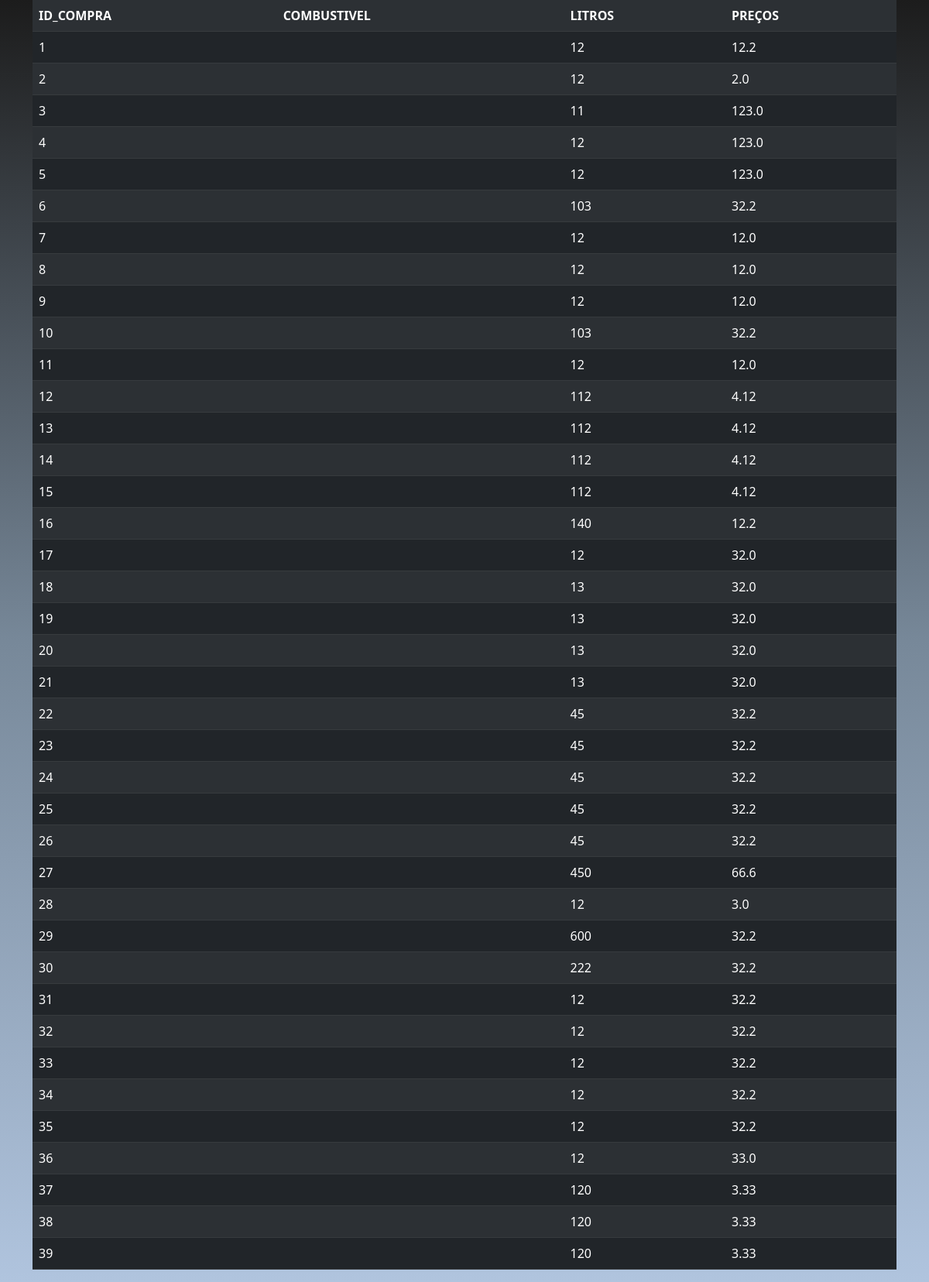
The page /posto/ on the database its author committed.
### app_post_gasolina/models.py (models this page shows)
class Tabela(models.Model):
    id_venda = models.AutoField(primary_key=True)
    gasolina = models.TextField(max_length=255)
    litros = models.IntegerField()
    preco = models.FloatField()

### app_post_gasolina/views.py (the view)
# urls.py: path('posto/',views.posto,name='combustivel')
def posto(request):
    if request.method == 'POST':
        nova_venda = Tabela()
        nova_venda.gasolina = request.POST.get('gasolina')
        nova_venda.litros = request.POST.get('litros')
        nova_venda.preco = request.POST.get('preco')
        nova_venda.save()
    postos = {
        'postos': Tabela.objects.all()
    }
    return render(request, 'posto/tabelas.html', postos)

### app_post_gasolina/templates/posto/tabelas.html (shortened to what this page needs)
{%load static %}
<!doctype html>
<html lang="en">
  <head>
    <link rel="stylesheet" href="{% static 'css/bd.css' %}">
    <link href="https://cdn.jsdelivr.net/npm/bootstrap@5.0.2/dist/css/bootstrap.min.css" rel="stylesheet">
  </head>
<body>
<div class="container">
    <table class="table table-dark table-striped">
        <tr>
            <th>ID_COMPRA</th>
            <th>COMBUSTIVEL</th>
            <th>LITROS</th>
            <th>PREÇOS</th>
        </tr>
        {% for posto in postos %}
        <tr>
            <td>{{ posto.id_venda }}</td>
            <td>{{ posto.combustivel }}</td>
            <td>{{ posto.litros }}</td>
            <td>{{ posto.preco }}</td>
        </tr>
        {% endfor %}
    </table>
</div>
</body>
</html>

### static/css/bd.css (style rules this page uses)
body { background-image:linear-gradient(to bottom, #1C1C1C, #778899, #B0C4DE); }

### rows shown on the page
Tabela: id_venda "1", litros "12", preco "12.2"
Tabela: id_venda "2", litros "12", preco "2.0"
Tabela: id_venda "3", litros "11", preco "123.0"
Tabela: id_venda "4", litros "12", preco "123.0"
Tabela: id_venda "5", litros "12", preco "123.0"
Tabela: id_venda "6", litros "103", preco "32.2"
Tabela: id_venda "7", litros "12", preco "12.0"
Tabela: id_venda "8", litros "12", preco "12.0"
Tabela: id_venda "9", litros "12", preco "12.0"
Tabela: id_venda "10", litros "103", preco "32.2"
Tabela: id_venda "11", litros "12", preco "12.0"
Tabela: id_venda "12", litros "112", preco "4.12"
Tabela: id_venda "13", litros "112", preco "4.12"
Tabela: id_venda "14", litros "112", preco "4.12"
Tabela: id_venda "15", litros "112", preco "4.12"
Tabela: id_venda "16", litros "140", preco "12.2"
Tabela: id_venda "17", litros "12", preco "32.0"
Tabela: id_venda "18", litros "13", preco "32.0"
Tabela: id_venda "19", litros "13", preco "32.0"
Tabela: id_venda "20", litros "13", preco "32.0"
Tabela: id_venda "21", litros "13", preco "32.0"
Tabela: id_venda "22", litros "45", preco "32.2"
Tabela: id_venda "23", litros "45", preco "32.2"
Tabela: id_venda "24", litros "45", preco "32.2"
Tabela: id_venda "25", litros "45", preco "32.2"
Tabela: id_venda "26", litros "45", preco "32.2"
Tabela: id_venda "27", litros "450", preco "66.6"
Tabela: id_venda "28", litros "12", preco "3.0"
Tabela: id_venda "29", litros "600", preco "32.2"
Tabela: id_venda "30", litros "222", preco "32.2"
Tabela: id_venda "31", litros "12", preco "32.2"
Tabela: id_venda "32", litros "12", preco "32.2"
Tabela: id_venda "33", litros "12", preco "32.2"
Tabela: id_venda "34", litros "12", preco "32.2"
Tabela: id_venda "35", litros "12", preco "32.2"
Tabela: id_venda "36", litros "12", preco "33.0"
Tabela: id_venda "37", litros "120", preco "3.33"
Tabela: id_venda "38", litros "120", preco "3.33"
Tabela: id_venda "39", litros "120", preco "3.33"
